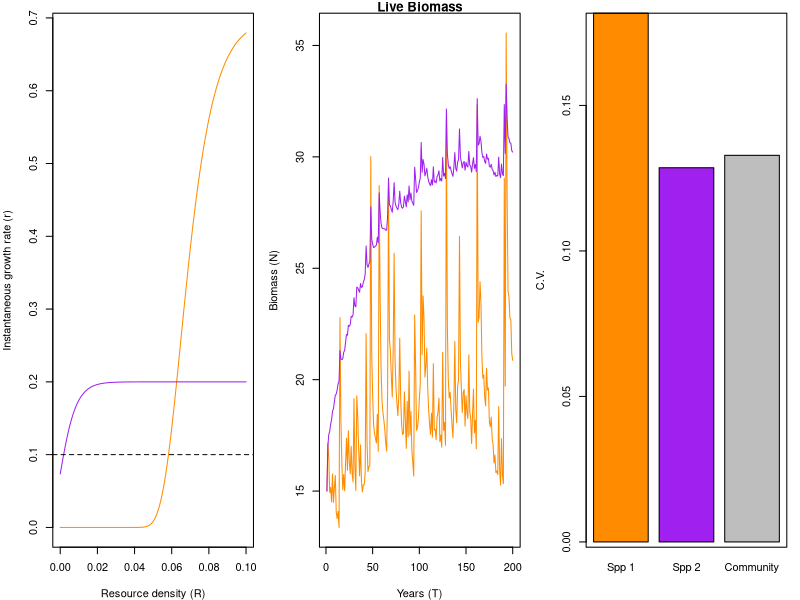

The R script that drew this image:
#~~~~~~~~~~~~~~~~~~~~~~~~~~~~~~~~~~~~~~~~~~~~~~~~~~~~~~~~~~~~~~~~#
## Semi-discrete temporal storage effect model of two species   ## 
## coexisting on one essential resource                         ##
#~~~~~~~~~~~~~~~~~~~~~~~~~~~~~~~~~~~~~~~~~~~~~~~~~~~~~~~~~~~~~~~~#

####
#### 11/4/2014
#### atredenn@gmail.com
####

# species "split" themselves between a dormant, low-mortaility stage (D) and a higher mortality, high growth stage (N)
# the single resource is R
# There are two sources of variability: an environmental cue that drives the storage effect, and resource variability

# clear the workspace
rm(list=ls())

####
#### Load relevant libraries
####
library(deSolve)
library(mvtnorm)

####
#### Parameters
####
maxTime <- 200 #simulation run time
c <- c(1,1) #not used for now, could be a "cost" parameter for biomass storage
b <- c(0.5, 0.5) #also not used, could be assimilation efficiency
mD <- c(0.0001, 0.0001) #dormant state continuous death rate
r <- c(0.7, 0.2) #live state intrinsic growth rates
K2 <- c(100, 200) #rate of approaching max growth rate
K <- c(660,1) #offset for growth rate function
mN <- c(0.1, 0.1) #live state continuous death rate
a <- 0.5 #resource turnover rate
S <- 5 #average resource supply rate
sVar <- 10 #resource supply rate variability
sigE <- 0.25 #environmental cue variability
rho <- 1 #environmental cue correlation between species
Rmu <- 0.1
Rsd= 1.5
####
#### Model function
####
#continuous model
updateDNR <- function(t, DNR, parms){
  with(as.list(c(DNR, parms)), {
    dD1dt = -(mD[1]*D1)
    dD2dt = -(mD[2]*D2)
    dN1dt = N1*(r[1]*exp(-K[1]*(exp(-K2[1]*R)))) - mN[1]*N1
    dN2dt = N2*(r[2]*exp(-K[2]*(exp(-K2[2]*R)))) - mN[2]*N2
    dRdt = a*(S-R) - ((N1*(r[1]*exp(-K[1]*(exp(-K2[1]*R))))) + (N2*(r[2]*exp(-K[2]*(exp(-K2[2]*R))))))
    list(c(dD1dt, dD2dt, dN1dt, dN2dt, dRdt)) #output
  })
}

#discrete model: pulses of N-D transitions (difference equations)
gfun <- function(t, y, parms){
  with (as.list(y),{
    g1 <- gVec1[t]
    g2 <- gVec2[t]
    D1 <- D1 - (N1+D1)*g1 + N1
    D2 <- D2 - (N2+D2)*g2 + N2
    N1 <- 0+(N1+D1)*g1
    N2 <- 0+(N2+D2)*g2
    R <- Rnow[t]
    return(c(D1, D2, N1, N2, R))
  })
}


####
#### Simulate model
####
#function for transition time series
getG <- function(sigE, rho, nTime){
  varcov <- matrix(c(sigE, rho*sigE, rho*sigE, sigE), 2, 2)
  e <- rmvnorm(n = nTime, mean = c(0,0), sigma = varcov)
  g <- exp(e) / (1+exp(e))
  return(g)
}
gVec <- getG(sigE = sigE, rho = rho, nTime = maxTime)
gVec1 <- gVec[,1]
gVec2 <- gVec[,2]
gVec1 <- rep(0.25, maxTime)
gVec2 <- rep(0.25, maxTime)

Rnow <- rlnorm(maxTime, Rmu, Rsd)
# hist(Rnow)

#forcing for resource supply rate variations
# forcedat <- data.frame(Time = c(1:maxTime),
#                        Supply = rnorm(maxTime,0,sVar))
# forcedat[forcedat$Supply<(-S),2] <- -S #don't let supply go negative
# rand <- approxfun(x = forcedat[,1], y = forcedat[,2], method = "linear", rule = 2)

simTime <- seq(1,maxTime,by=1)
parms <- list(
  c = c,
  b = b,
  mD = mD,
  r = r,
  K = K,
  mN = mN, 
  a = a,
  S = S
)
DNR <- c(D=c(50,50), N=c(15,15),R=1) #initial conditions

#run the model
output = as.data.frame(ode(y = DNR, times = simTime, func = updateDNR,
                           parms = parms, events = list(func = gfun, times=simTime)))


####
#### Plot results
####
par(mfrow=c(1,3),mar=c(4,4,1,1))
# matplot(simTime, output[,2:3], type="l", main="Dormant Biomass", 
#         col=c("darkorange", "purple"), xlab="Years (T)", ylab="Biomass (D)")
# plot(simTime, output$R, type="l", main=mean(output$R))
cvs <- c((sd(output[,4])/mean(output[,4])), 
         (sd(output[,5])/mean(output[,5])), 
         (sd(output[,4]+output[,5])/mean(output[,4]+output[,5])))

# plot the growth rate functions for each species
# plot the growth rate functions for each species
R <- seq(0,0.1,0.001)
getR <- function(r, R, K){
  out1 <- (r[1]*exp(-K[1]*(exp(-K2[1]*R))))
  out2 <- (r[2]*exp(-K[2]*(exp(-K2[2]*R)))) 
  return(cbind(out1, out2))
}
tmp<-getR(r, R, K)
matplot(R, tmp, type="l", col=c("darkorange", "purple"), lty=c(1,1), 
        ylab="Instantaneous growth rate (r)", xlab="Resource density (R)")
abline(h = mN[1], lty=2)
matplot(simTime, output[,4:5], type="l", main="Live Biomass", lty=c(1,1), 
        col=c("darkorange", "purple"), xlab="Years (T)", ylab="Biomass (N)")
# matplot(simTime[1900:2000], output[1900:2000,4:5], type="l", main="Live Biomass", lty=c(1,1), 
#         col=c("darkorange", "purple"), xlab="Years (T)", ylab="Biomass (N)")

barplot(cvs, names.arg = c("Spp 1", "Spp 2", "Community"), ylab="C.V.", col=c("darkorange", "purple", "grey"))
box()
cov(output[,4], output[,5])
